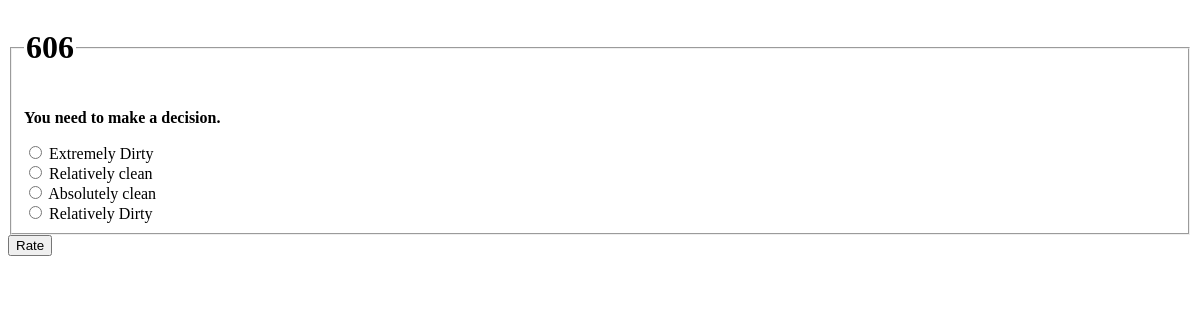
Page /task/1/rate/ on the earlier database version.
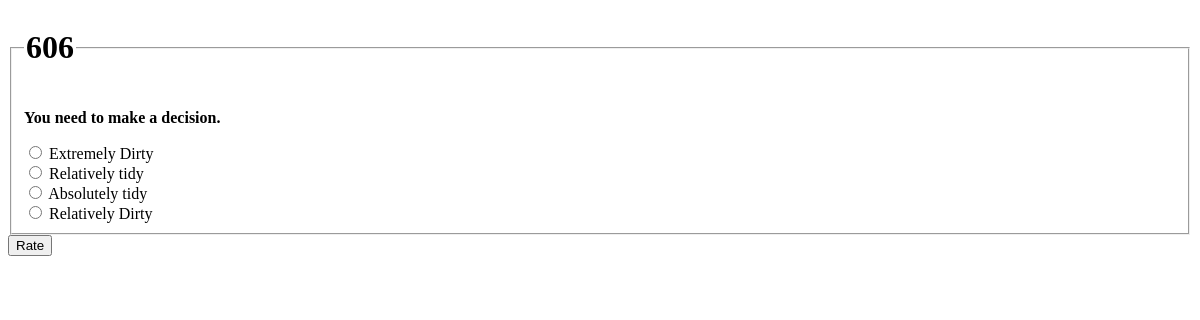
Same page on the later database version.
### task/models.py (models this page shows, shortened)
class Room(models.Model):
    room_text = models.CharField(max_length=200)
    pub_date = models.DateTimeField('date published')

class Status(models.Model):
    room = models.ForeignKey(Room, on_delete=models.CASCADE)
    status_text = models.CharField(max_length=200)
    rates = models.IntegerField(default=0)
    class Meta:
        verbose_name_plural = 'Status'

### task/views.py (the view)
# urls.py: path('<int:room_id>/rate/', views.rate, name='rate'),
def rate(req, room_id):
    room = get_object_or_404(Room, pk=room_id)
    try:
        selected_status = room.status_set.get(pk=req.POST['status'])
    except (KeyError, Status.DoesNotExist):
        return render(req, 'task/detail.html', {'room': room, 'error_message': 'You need to make a decision.', })
    else:
        selected_status.rates += 1
        selected_status.save()
        return HttpResponseRedirect(reverse('task:results', args=(room.id,)))

### task/templates/task/detail.html (shortened to what this page needs)
<!DOCTYPE html>
<html lang="en" dir="ltr">
  <head>
  </head>
  <body>
    <form action="{% url 'task:rate' room.id %}" method="post">
      <fieldset>
        <legend><h1>{{ room.room_text}}</h1></legend>
        {%if error_message %}<p><strong> {{ error_message }}</strong></p>
        {% endif %}
        {% for status in room.status_set.all %}
          <input type="radio" name='status' id="status{{ forloop.counter }}" value="{{ status.id }}">
          <label for="status{{ forloop.counter }}">{{ status.status_text}}</label><br>
        {% endfor %}
      </fieldset>
      <input type="submit" value="Rate">
    </form>
  </body>
</html>

Differences in the rows shown:
changed Status: status "☐ Relatively clean" → "☐ Relatively tidy"; status_text "Relatively clean" → "Relatively tidy"
changed Status: status "☐ Absolutely clean" → "☐ Absolutely tidy"; status_text "Absolutely clean" → "Absolutely tidy"
